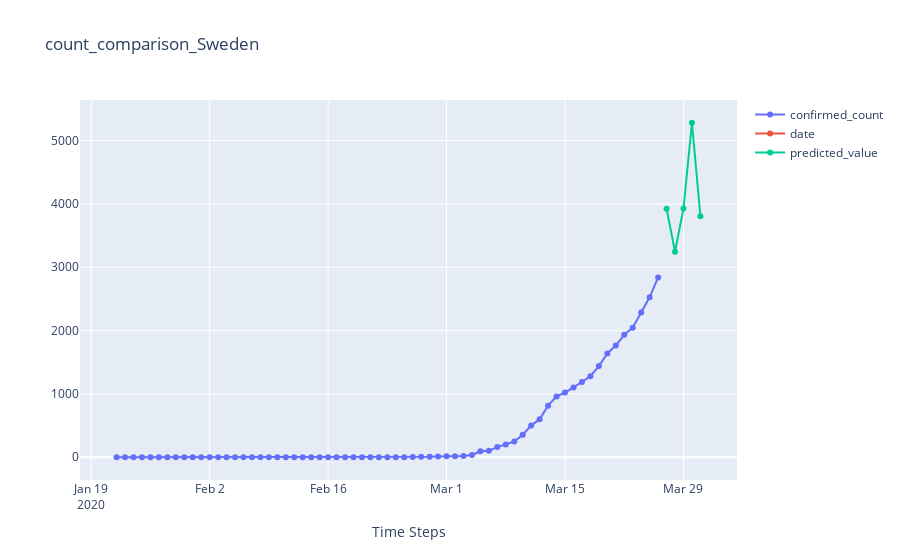
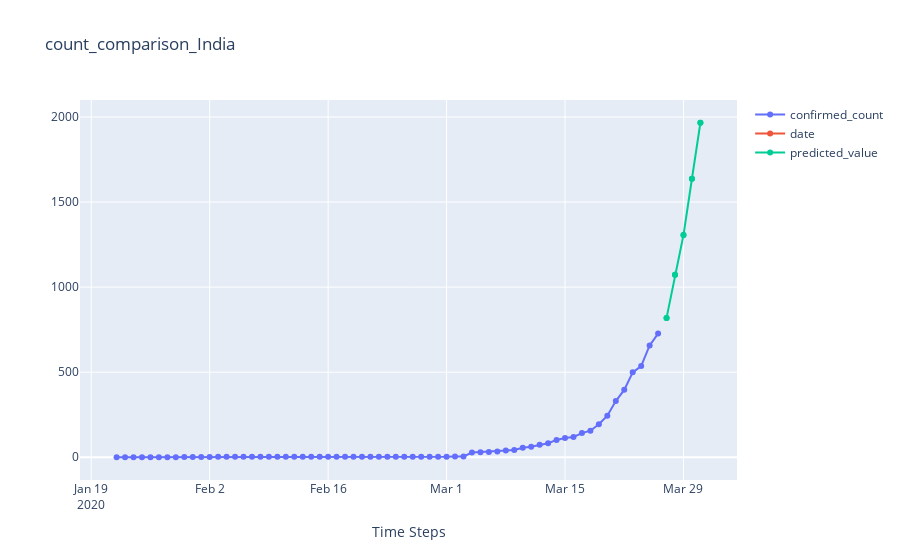
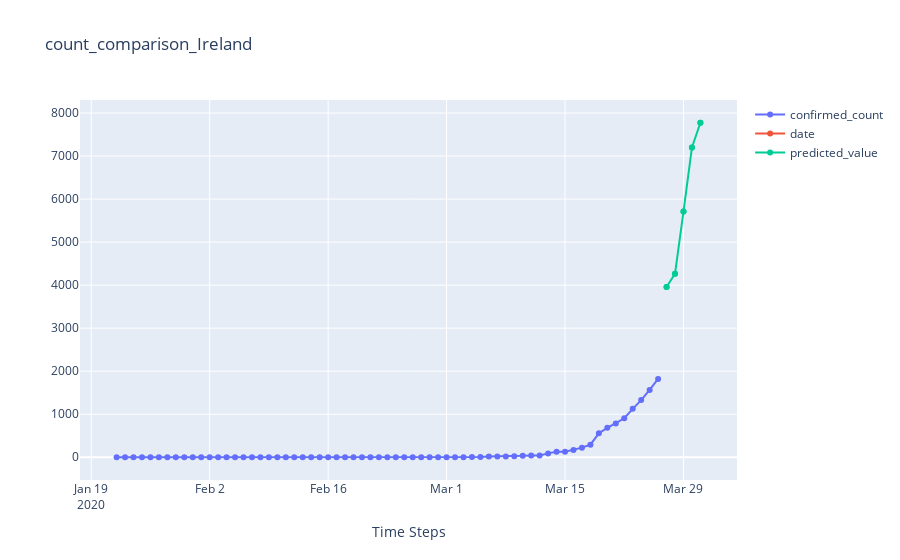
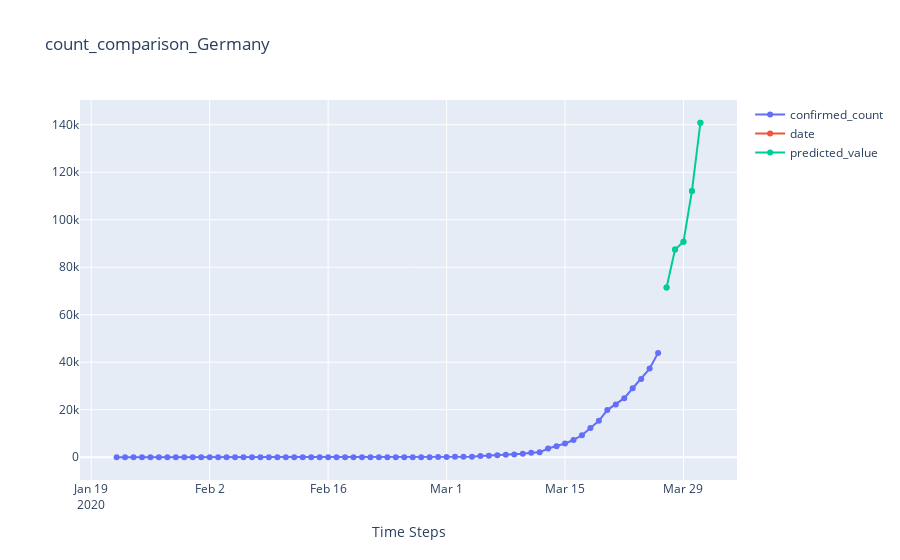

Notebook source saved alongside these figures, in order:
### Code cell
for country_name in country_names:
    ts_df=get_time_series_data(country_name)
    df_1=ts_df[['confirmed_count']]
    df_1['date']=pd.to_datetime(df_1.index)
    df_1['date']=df_1['date'].dt.strftime('%Y-%m-%d')
    df_1.reset_index(drop=True, inplace=True)
    df_1.index=df_1['date']
    
    grouped_country_df=forecast_df.groupby('Country').get_group(country_name)
    grouped_country_df['pred_date']=grouped_country_df['pred_date'].dt.strftime('%Y-%m-%d')
    grouped_country_df.index=grouped_country_df.pred_date
    df_2=grouped_country_df['predicted_value']
    df_all=pd.merge(df_1,df_2,how='outer', left_index=True,right_index=True)
    
    plot(df_all,country_name)
